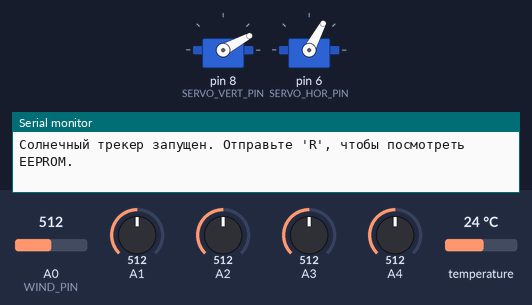
The sketch below on a simulated Arduino Uno, built with avr-gcc and run on an emulated ATmega328P. Shown: 2 × servo, the last lines printed to the serial monitor. The inputs (shaded band) are chosen by the test bench; at power-on: A0 (WIND_PIN) = 512, A1 = 512, A2 = 512, A3 = 512, A4 = 512, temperature 24 °C. The local clock reads 2024-03-15 10:24:30 at power-on unless the sketch sets it; EEPROM starts erased.

Above: at 1.26 s.
1.3 s: A0 (WIND_PIN) set to 790
At 4.7 s:
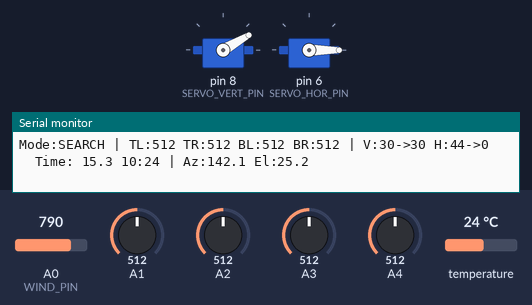
4.8 s: A0 (WIND_PIN) set to 814
At 8.0 s:
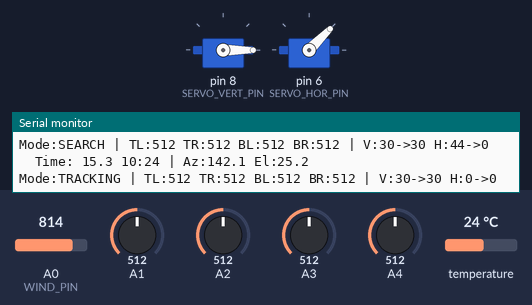
At 10.5 s:
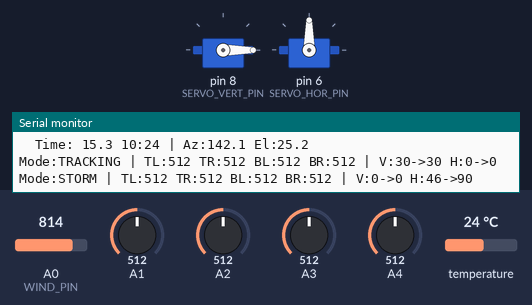
Timing chart, 0 to 12.0 s (numbered marks = the images above; inputs shaded):
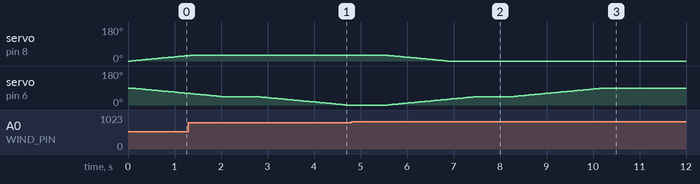

Measured:
- the behaviour switches between 799 and 800 on A0 (WIND_PIN) (found by bisection; images 1 and 2)
- after the input at 4.8 s, servo on pin 8 (SERVO_VERT_PIN): moves from 30° to 0° over 1.3 s, starting after 0.80 s; servo on pin 6 (SERVO_HOR_PIN): moves from 0° to 90° over 4.6 s, starting after 0.80 s

The sketch:

code.ino
```cpp
#include <Servo.h>
#include <OneWire.h>
#include <DallasTemperature.h>
#include <iarduino_RTC.h>
#include <EEPROM.h>


// Пины
#define SERVO_VERT_PIN  8
#define SERVO_HOR_PIN   6
#define ONE_WIRE_BUS    12
#define WIND_PIN        A0
// Фоторезисторы: TL=A1, BL=A3, TR=A2, BR=A4


// Направление осей
const bool INVERT_VERT = false;
const bool INVERT_HOR  = true;


// Механические ограничения
const int VERT_MIN =  0;
const int VERT_MAX = 90;
const int HOR_MIN  =  0;
const int HOR_MAX  = 180;


//Калибровка фоторезисторов
const int OFFSET_TL =   0;
const int OFFSET_TR =   0;
const int OFFSET_BL =   0;
const int OFFSET_BR = 0;


// Параметры фильтрации
const int   SAMPLES   = 8;     // замеров на одно считывание (убирает шум ~в 3 раза)
const float EMA_ALPHA = 0.15;  // 0.1 = очень плавно, 0.4 = быстрее реагирует


// Пороги и таймеры
const int  DARK_THRESHOLD = 980;   // ADC выше → считаем темно
const int  SERVO_SPEED_MS = 40;    // мс между шагами серво
const int  TRACK_INTERVAL = 250;   // мс между пересчётом цели трекинга
const long PRINT_INTERVAL = 2000;  // мс между выводом в терминал


// Параметры SEARCH
// Поиск: горизонтальное сканирование до нахождения стабильного сигнала.
const int  SEARCH_LIGHT_THR  = 700;   // ADC ниже -> свет найден
const long SEARCH_STABLE_MS  = 5000;  // мс стабильного сигнала -> переход в TRACKING
const int  SEARCH_STEP_MS    = 200;   // мс между шагами сканирования
const int  SEARCH_VERT_POS   = 30;    // фиксированный угол подъёма во время поиска (°)


// RTC / координаты
iarduino_RTC time(RTC_DS1302, 5, 4, 3);
const float LATITUDE  = 55.75;
const float LONGITUDE = 37.61;
const int   TIMEZONE  = 3;


// Объекты
OneWire          oneWire(ONE_WIRE_BUS);
DallasTemperature sensors(&oneWire);
Servo servoVert;
Servo servoHor;


// Режимы работы
enum TrackerMode : uint8_t {
  MODE_SEARCH,     // поиск солнца горизонтальным сканированием
  MODE_TRACKING,   // активный трекинг по фоторезисторам
  MODE_WAIT_RTC,   // ждём 20 с после потери солнца перед RTC
  MODE_RTC,        // ведение по астрономическим формулам
  MODE_NIGHT,      // ночь — панель припаркована
  MODE_STORM,      // шторм — защитная горизонтальная позиция
  MODE_OVERHEAT    // перегрев — панель отворачивается
};

TrackerMode currentMode = MODE_SEARCH;


// Серво
int currentVert = 0;
int currentHor  = 90;
int targetVert  = 0;
int targetHor   = 90;


float emaTL = 512, emaTR = 512, emaBL = 512, emaBR = 512;


// Состояние MODE_SEARCH
int           searchDir        = 1;     // направление сканирования: +1 или -1
bool          searchFoundLight = false; // видим ли сейчас достаточно света
unsigned long searchStableStart = 0;    // момент, когда свет нашли
unsigned long searchStepTimer   = 0;    // таймер шага сканирования


// Состояние MODE_WAIT_RTC
unsigned long rtcDelayTimer = 0;


// Таймеры общие
unsigned long lastTempTime  = 0;
unsigned long lastPrintTime = 0;
unsigned long lastServoTime = 0;
unsigned long lastTrackTime = 0;


// Прочее
float       currentTemp       = -127.0;
int         eeAddress         = 0;
bool        lastWasCritical   = false;
TrackerMode lastSavedCritical = MODE_TRACKING; // не критичный режим = заглушка


// Прототипы
int  readAvg(uint8_t pin);
int  dayOfYear(int dy, int mo);
void saveToEEPROM(const char* msg);
void dumpEEPROM();
void calculateSolarPosition(int hr, int mn, int dy, int mo,
                             float lat, float lon,
                             float* az, float* el);
const __FlashStringHelper* modeToString(TrackerMode m);


// Многократное считывание: усредняем SAMPLES замеров — убирает случайный шум.
int readAvg(uint8_t pin) {
  long sum = 0;
  for (int i = 0; i < SAMPLES; i++) sum += analogRead(pin);
  return (int)(sum / SAMPLES);
}


// FIX: точный день года (старая формула 31*(mo-1) давала ошибку до ~10 дней)
int dayOfYear(int dy, int mo) {
  const int dim[] = {0, 31, 28, 31, 30, 31, 30, 31, 31, 30, 31, 30, 31};
  int n = dy;
  for (int i = 1; i < mo; i++) n += dim[i];
  return n;
}


void setup() {
  Serial.begin(9600);

  servoVert.attach(SERVO_VERT_PIN);
  servoHor.attach(SERVO_HOR_PIN);
  servoVert.write(currentVert);
  servoHor.write(currentHor);

  sensors.begin();

  EEPROM.get(1020, eeAddress);
  if (eeAddress < 0 || eeAddress > 1000) eeAddress = 0;

  // Инициализируем EMA реальными значениями
  emaTL = readAvg(A1);
  emaTR = readAvg(A2);
  emaBL = readAvg(A3);
  emaBR = readAvg(A4);

  targetVert = SEARCH_VERT_POS;
  targetHor  = HOR_MIN;

  Serial.println(F("Солнечный трекер запущен. Отправьте 'R', чтобы посмотреть EEPROM."));
}


void loop() {
  if (Serial.available() > 0) {
    if (Serial.read() == 'R') dumpEEPROM();
  }

  time.gettime();

  // Чтение и фильтрация датчиков
  int rawTL = readAvg(A1) + OFFSET_TL;
  int rawTR = readAvg(A2) + OFFSET_TR;
  int rawBL = readAvg(A3) + OFFSET_BL;
  int rawBR = readAvg(A4) + OFFSET_BR;

  emaTL = EMA_ALPHA * rawTL + (1.0 - EMA_ALPHA) * emaTL;
  emaTR = EMA_ALPHA * rawTR + (1.0 - EMA_ALPHA) * emaTR;
  emaBL = EMA_ALPHA * rawBL + (1.0 - EMA_ALPHA) * emaBL;
  emaBR = EMA_ALPHA * rawBR + (1.0 - EMA_ALPHA) * emaBR;

  int tl = (int)emaTL;
  int tr = (int)emaTR;
  int bl = (int)emaBL;
  int br = (int)emaBR;

  int wind     = analogRead(WIND_PIN);
  int avgLight = (tl + tr + bl + br) / 4;

  // Температура раз в 2 сек
  if (millis() - lastTempTime > 2000) {
    sensors.requestTemperatures();
    currentTemp  = sensors.getTempCByIndex(0);
    lastTempTime = millis();
  }

  // Критические режимы (наивысший приоритет)
  bool isCritical = false;

  if (wind >= 800) {
    // ШТОРМ: панель горизонтально и по центру горизонтали
    // FIX: теперь фиксируем обе оси, а не только вертикаль
    if (currentMode != MODE_STORM) {
      currentMode = MODE_STORM;
    }
    targetVert = 0;
    targetHor  = (HOR_MIN + HOR_MAX) / 2;
    isCritical = true;
  }
  else if (currentTemp > 80.0 && currentTemp != -127.0) {
    // ПЕРЕГРЕВ: отворачиваем панель
    if (currentMode != MODE_OVERHEAT) {
      currentMode = MODE_OVERHEAT;
    }
    targetVert = 20;
    isCritical = true;
  }
  else {
    // Выход из критического режима -> SEARCH (переориентация)
    // Панель могла сдвинуться — не знаем, где солнце -> ищем заново.
    if (currentMode == MODE_STORM || currentMode == MODE_OVERHEAT) {
      currentMode      = MODE_SEARCH;
      searchDir        = 1;
      searchFoundLight = false;
      targetVert       = SEARCH_VERT_POS;
      targetHor        = HOR_MIN;
    }

    // Конечный автомат режимов
    switch (currentMode) {

      // ПОИСК
      // Горизонтальное сканирование. Нашли стабильный свет 5 с -> TRACKING.
      // Дошли до края, RTC говорит ночь → NIGHT.
      case MODE_SEARCH: {
        targetVert = SEARCH_VERT_POS;

        if (avgLight < SEARCH_LIGHT_THR) {
          // Свет найден — запускаем таймер стабильности
          if (!searchFoundLight) {
            searchFoundLight  = true;
            searchStableStart = millis();
          }
          if (millis() - searchStableStart >= SEARCH_STABLE_MS) {
            // Стабильный сигнал 5 секунд -> переходим в TRACKING
            currentMode      = MODE_TRACKING;
            searchFoundLight = false;
          }
          // Пока стабилизируемся — не двигаемся по горизонтали
        } else {
          // Свет не найден или пропал → сбрасываем таймер, продолжаем сканирование
          searchFoundLight = false;

          if (millis() - searchStepTimer > SEARCH_STEP_MS) {
            searchStepTimer = millis();
            targetHor += searchDir;

            if (targetHor >= HOR_MAX || targetHor <= HOR_MIN) {
              // Дошли до края — проверяем RTC
              targetHor = constrain(targetHor, HOR_MIN, HOR_MAX);
              float az, el;
              calculateSolarPosition(time.Hours, time.minutes,
                                     time.day, time.month,
                                     LATITUDE, LONGITUDE, &az, &el);
              if (el <= 0) {
                // RTC говорит ночь -> паркуемся
                currentMode = MODE_NIGHT;
                targetVert  = 0;
                targetHor   = (HOR_MIN + HOR_MAX) / 2;
              } else {
                // День, но солнце не найдено (облако?) -> разворачиваемся
                searchDir = -searchDir;
              }
            }
          }
        }
        break;
      }

      // ТРЕКИНГ
      // Основной режим. Потеряли солнце -> WAIT_RTC.
      case MODE_TRACKING: {
        if (avgLight > DARK_THRESHOLD) {
          // Потеряли солнце — ждём перед переходом на RTC
          currentMode   = MODE_WAIT_RTC;
          rtcDelayTimer = millis();
          break;
        }

        if (millis() - lastTrackTime > TRACK_INTERVAL) {
          lastTrackTime = millis();

          int avt = (tl + tr) / 2;   // среднее верхних
          int avb = (bl + br) / 2;   // среднее нижних
          int avl = (tl + bl) / 2;   // среднее левых
          int avr = (tr + br) / 2;   // среднее правых

          int diffV = avt - avb;
          int diffH = avl - avr;

          // Динамический порог:
          // ярко (ADC мало) → tol мал → реагируем на малейшую разность
          // тускло (ADC велико) → tol велик → игнорируем шум
          int tol = map(constrain(avgLight, 50, 800), 50, 800, 5, 30);

          if (abs(diffV) > tol) {
            int step = constrain(abs(diffV) / 60, 1, 3);
            if (avt < avb) targetVert += INVERT_VERT ? -step :  step;
            else           targetVert += INVERT_VERT ?  step : -step;
          }
          if (abs(diffH) > tol) {
            int step = constrain(abs(diffH) / 60, 1, 3);
            if (avl < avr) targetHor += INVERT_HOR ?  step : -step;
            else           targetHor += INVERT_HOR ? -step :  step;
          }
        }
        break;
      }

      // ОЖИДАНИЕ RTC
      // 20 секунд после потери солнца: облако или закат?
      case MODE_WAIT_RTC: {
        if (avgLight <= DARK_THRESHOLD) {
          // Солнце вернулось раньше таймаута -> обратно в TRACKING
          currentMode = MODE_TRACKING;
          break;
        }
        if (millis() - rtcDelayTimer > 20000) {
          float az, el;
          calculateSolarPosition(time.Hours, time.minutes,
                                 time.day, time.month,
                                 LATITUDE, LONGITUDE, &az, &el);
          currentMode = (el > 0) ? MODE_RTC : MODE_NIGHT;
          if (currentMode == MODE_NIGHT) {
            targetVert = 0;
            targetHor  = (HOR_MIN + HOR_MAX) / 2;
          }
        }
        break;
      }

      // RTC
      // Ведение по формулам. Солнце снова видно -> TRACKING. Закат → NIGHT.
      case MODE_RTC: {
        if (avgLight <= DARK_THRESHOLD) {
          // Облако рассеялось — возвращаемся в TRACKING без поиска
          currentMode = MODE_TRACKING;
          break;
        }
        float az, el;
        calculateSolarPosition(time.Hours, time.minutes,
                               time.day, time.month,
                               LATITUDE, LONGITUDE, &az, &el);
        if (el <= 0) {
          currentMode = MODE_NIGHT;
          targetVert  = 0;
          targetHor   = (HOR_MIN + HOR_MAX) / 2;
        } else {
          targetHor  = map(constrain((int)az, 90, 270), 90, 270, HOR_MIN, HOR_MAX);
          targetVert = constrain((int)el, VERT_MIN, VERT_MAX);
        }
        break;
      }

      // НОЧЬ
      // Ждём рассвета по RTC -> SEARCH.
      case MODE_NIGHT: {
        float az, el;
        calculateSolarPosition(time.Hours, time.minutes,
                               time.day, time.month,
                               LATITUDE, LONGITUDE, &az, &el);
        if (el > 0) {
          // Рассвет — начинаем поиск с нуля
          currentMode      = MODE_SEARCH;
          searchDir        = 1;
          searchFoundLight = false;
          targetVert       = SEARCH_VERT_POS;
          targetHor        = HOR_MIN;
        }
        break;
      }

      default: break;
    }
  }

  // Ограничения
  targetVert = constrain(targetVert, VERT_MIN, VERT_MAX);
  targetHor  = constrain(targetHor,  HOR_MIN,  HOR_MAX);

  //  Плавное движение серво
  if (millis() - lastServoTime > SERVO_SPEED_MS) {
    int newVert = currentVert;
    int newHor  = currentHor;

    if      (currentVert < targetVert) newVert++;
    else if (currentVert > targetVert) newVert--;
    if      (currentHor  < targetHor)  newHor++;
    else if (currentHor  > targetHor)  newHor--;

    if (newVert != currentVert) { currentVert = newVert; servoVert.write(currentVert); }
    if (newHor  != currentHor)  { currentHor  = newHor;  servoHor.write(currentHor);  }

    lastServoTime = millis();
  }

  // Отладка
  if (millis() - lastPrintTime > PRINT_INTERVAL) {
    Serial.print(F("Mode:")); Serial.print(modeToString(currentMode));
    Serial.print(F(" | TL:")); Serial.print(tl);
    Serial.print(F(" TR:"));   Serial.print(tr);
    Serial.print(F(" BL:"));   Serial.print(bl);
    Serial.print(F(" BR:"));   Serial.print(br);
    Serial.print(F(" | V:"));  Serial.print(currentVert);
    Serial.print(F("->"));     Serial.print(targetVert);
    Serial.print(F(" H:"));    Serial.print(currentHor);
    Serial.print(F("->"));     Serial.println(targetHor);

    if (currentMode == MODE_RTC   || currentMode == MODE_WAIT_RTC ||
        currentMode == MODE_NIGHT || currentMode == MODE_SEARCH) {
      float az, el;
      calculateSolarPosition(time.Hours, time.minutes,
                             time.day, time.month,
                             LATITUDE, LONGITUDE, &az, &el);
      Serial.print(F("  Time: "));
      Serial.print(time.day);   Serial.print(F("."));
      Serial.print(time.month); Serial.print(F(" "));
      Serial.print(time.Hours); Serial.print(F(":"));
      if (time.minutes < 10) Serial.print(F("0"));
      Serial.print(time.minutes);
      Serial.print(F(" | Az:")); Serial.print(az, 1);
      Serial.print(F(" El:"));   Serial.println(el, 1);
    }

    lastPrintTime = millis();
  }

  // EEPROM лог
  if (isCritical) {
    if (!lastWasCritical || currentMode != lastSavedCritical) {
      char buf[24];
      snprintf(buf, sizeof(buf), "%02d:%02d %s",
               time.Hours, time.minutes,
               (currentMode == MODE_STORM) ? "STORM" : "OVERHEAT");
      saveToEEPROM(buf);
      lastSavedCritical = currentMode;
    }
    lastWasCritical = true;
  } else {
    lastWasCritical = false;
  }
}


void saveToEEPROM(const char* msg) {
  for (int i = 0; msg[i] != '\0'; i++) {
    EEPROM.update(eeAddress, msg[i]);
    if (++eeAddress >= 1000) eeAddress = 0;
  }
  EEPROM.update(eeAddress, '\n');
  if (++eeAddress >= 1000) eeAddress = 0;
  EEPROM.put(1020, eeAddress);
}

void dumpEEPROM() {
  Serial.println(F("=== EEPROM LOG ==="));
  for (int i = 0; i < 1000; i++) {
    char c = EEPROM.read(i);
    if (c != 255) Serial.print(c);
  }
  Serial.println(F("=== END ==="));
}


const __FlashStringHelper* modeToString(TrackerMode m) {
  switch (m) {
    case MODE_SEARCH:   return F("SEARCH");
    case MODE_TRACKING: return F("TRACKING");
    case MODE_WAIT_RTC: return F("WAIT_RTC");
    case MODE_RTC:      return F("RTC");
    case MODE_NIGHT:    return F("NIGHT");
    case MODE_STORM:    return F("STORM");
    case MODE_OVERHEAT: return F("OVERHEAT");
    default:            return F("UNKNOWN");
  }
}

// Расчёт позиции солнца
void calculateSolarPosition(int hr, int mn, int dy, int mo,
                             float lat, float lon,
                             float* az, float* el) {
  float utcHour = hr - TIMEZONE + (mn / 60.0);
  if (utcHour < 0) utcHour += 24.0;

  int   N    = dayOfYear(dy, mo);
  float decl = 23.45 * sin((360.0 / 365.0) * (N - 81) * DEG_TO_RAD);
  float b    = (360.0 / 364.0) * (N - 81);
  float eq   = 9.87 * sin(2 * b * DEG_TO_RAD)
             - 7.53 * cos(b * DEG_TO_RAD)
             - 1.5  * sin(b * DEG_TO_RAD);

  float solarTime = utcHour + (4.0 * lon / 60.0) + (eq / 60.0);
  float hourAngle = 15.0 * (solarTime - 12.0);

  float latR = lat * DEG_TO_RAD;
  float decR = decl * DEG_TO_RAD;
  float hrR  = hourAngle * DEG_TO_RAD;

  float sinEl = sin(latR) * sin(decR) + cos(latR) * cos(decR) * cos(hrR);
  sinEl = constrain(sinEl, -1.0f, 1.0f);
  *el = asin(sinEl) * RAD_TO_DEG;

  float cosEl = cos(asin(sinEl));
  float cosAz = (sin(decR) - sin(latR) * sinEl) / (cos(latR) * cosEl);
  float azRaw = acos(constrain(cosAz, -1.0f, 1.0f)) * RAD_TO_DEG;
  *az = (hourAngle > 0) ? (360.0f - azRaw) : azRaw;
}
```
